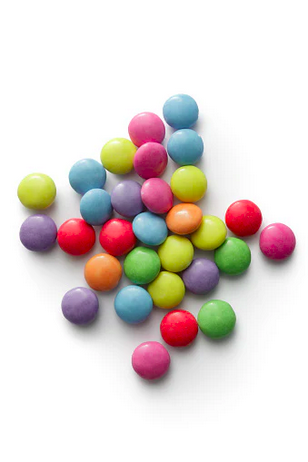
#> input picture Screenshot 2024-11-05 at 11-26-07 smarties spread table - Pesquisa Google.png, 308 x 462 px
$ python identifyRed.py
#> lines starting #> are read from the running program, lines starting #| are printed output that depends on the picture; after the words box and inside, x2 and y2 are one past the last pixel; in counts of white or black regions, pixels touching at a corner belong together
#> further down, bgr_img is the input picture: shape (462, 308, 3); mean B, G, R 210.1, 214.5, 223.3
import cv2
import numpy as np
from matplotlib import pyplot as plt
import imutils

def get_red_cordinates(bgr_image):
    hsv_image = cv2.cvtColor(bgr_image, cv2.COLOR_BGR2RGB)
    lower_red = np.array([0, 100, 100])
    upper_red = np.array([179, 255, 255])
    mask = cv2.inRange(hsv_image, lower_red, upper_red)
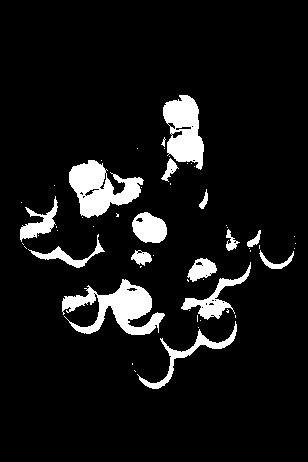
#> mask: shape (462, 308); 8.5% white; 55 white regions (39 under 20 px), largest, box (x1, y1, x2, y2) and area: (62, 279, 165, 335) 2582, (69, 160, 144, 218) 2318, (163, 95, 204, 170) 1998
    edges = cv2.Canny(mask, 20, 200)
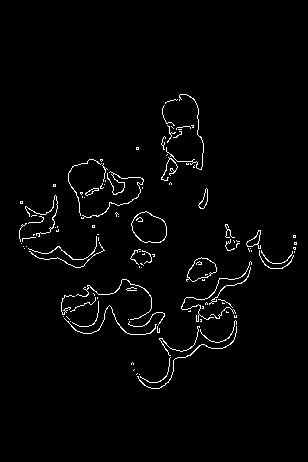
#> edges: shape (462, 308); 2.2% white in thin lines or dots, all inside (x1, y1, x2, y2) = (19, 94, 297, 389)
    circles = cv2.HoughCircles(edges, cv2.HOUGH_GRADIENT, 1, 20,
                               param1=200, param2=20, minRadius=0, maxRadius=50)
#> circles = 17 rows, first 8: [215.5, 320.5, 20.2], [85.5, 314.5, 19.4], [136.5, 311.5, 23.5], [275.5, 247.5, 19.4], [183.5, 330.5, 26], [199.5, 282.5, 17.7], [97.5, 206.5, 19.3], [228.5, 262.5, 23.8]
    centers = circles[0,:]
#> centers has the same summary as circles

    return centers

def calibration(single_smartie):
    hsv_image = cv2.cvtColor(bgr_image, cv2.COLOR_BGR2RGB)
    gray = cv2.cvtColor(single_smartie, cv2.COLOR_BGR2GRAY)
    edges = cv2.Canny(gray, 20, 200)


bgr_img = cv2.imread("Screenshot 2024-11-05 at 11-26-07 smarties spread table - Pesquisa Google.png")
centers = get_red_cordinates(bgr_img)
#> centers has the same summary as circles in get_red_cordinates
output = bgr_img.copy()
for i in centers:
    cv2.circle(output,(int(i[0]),int(i[1])),int(i[2]),(0,255,0),2)
#> this loop made 17 passes
#> i on passes 1 to 12: [215.5, 320.5, 20.2], [85.5, 314.5, 19.4], [136.5, 311.5, 23.5], [275.5, 247.5, 19.4], [183.5, 330.5, 26], [199.5, 282.5, 17.7], [97.5, 206.5, 19.3], [228.5, 262.5, 23.8], [184.5, 148.5, 20.2], [180.5, 112.5, 19.3], [42.5, 229.5, 23], [77.5, 241.5, 24.8]
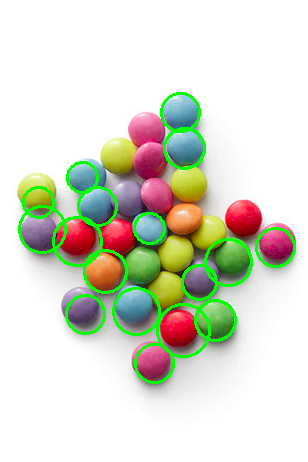
#> output: shape (462, 308, 3); 4.28% of pixels changed, all inside (x1, y1, x2, y2) = (18, 92, 296, 384)

b,g,r = cv2.split(output)       # get b,g,r
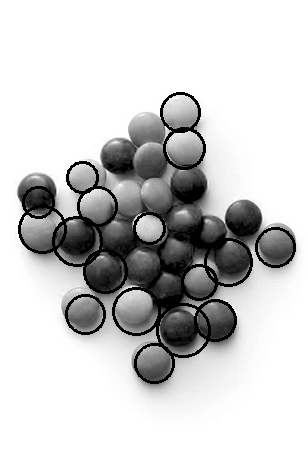
#> b: shape (462, 308); min 0, max 255, mean 204.3
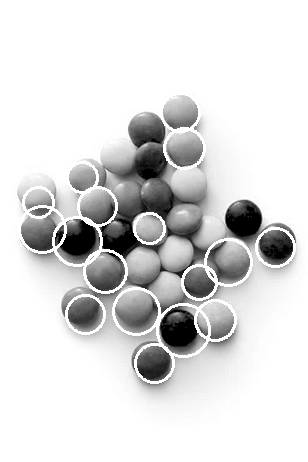
#> g: shape (462, 308); min 0, max 255, mean 219.3
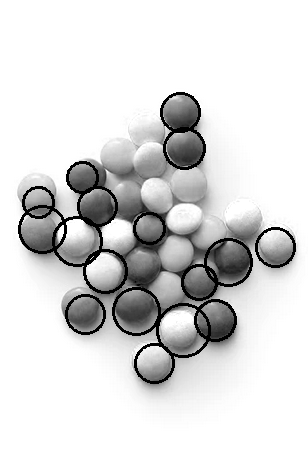
#> r: shape (462, 308); min 0, max 255, mean 216.7
image = cv2.merge([r,g,b])
(h, w, d) = image.shape
#> h = 462; w = 308; d = 3
print("width={}, height={}, depth={}".format(w, h, d))
#| width=308, height=462, depth=3
plt.figure()
plt.imshow(image)
plt.show()
